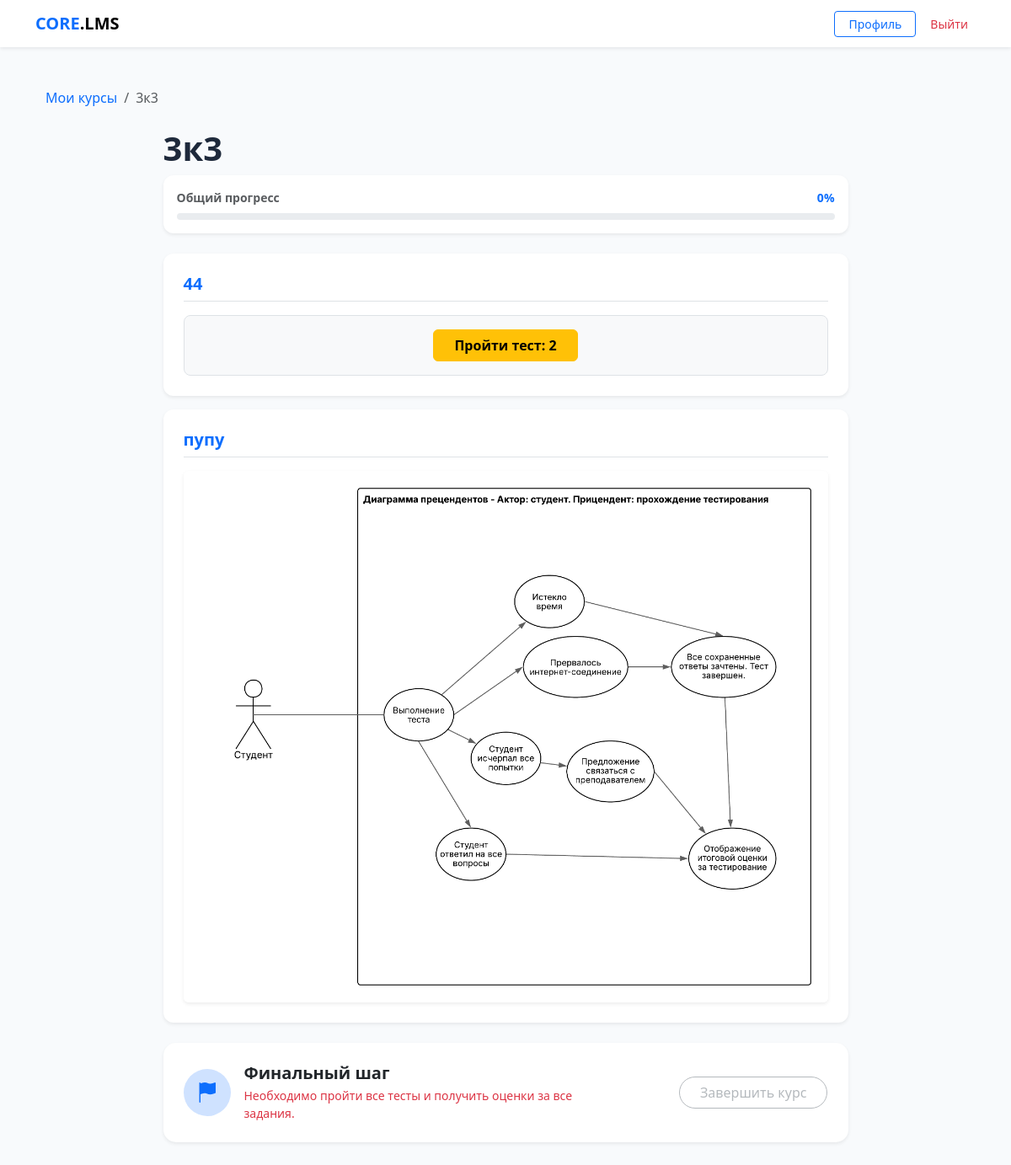
The page /course/7/ (signed in) on the database its author committed.
### core/models.py (models this page shows, shortened)
class Course(models.Model):
    title = models.CharField(max_length=255)
    description = models.TextField(blank=True)
    author = models.ForeignKey(CustomUser, on_delete=models.CASCADE, related_name='authored_courses')
    groups = models.ManyToManyField(Group, related_name='available_courses', blank=True)
    created_at = models.DateTimeField(auto_now_add=True)
    available_from = models.DateTimeField(null=True, blank=True,
        help_text='Дата открытия курса. Пусто — доступен сразу.')
    available_until = models.DateTimeField(null=True, blank=True,
        help_text='Дата закрытия курса. Пусто — бессрочно.')
    allow_self_enroll = models.BooleanField(default=False,
        help_text='Разрешить студентам подключаться по коду доступа')
    access_code = models.CharField(max_length=32, blank=True, null=True,
        help_text='Код для самостоятельного подключения к курсу')

class ContentBlock(models.Model):
    BLOCK_TYPES = (
        ('text', 'Текст'),
        ('file', 'Файл/Медиа'),
        ('quiz', 'Тест'),
        ('assignment', 'Задание'),
    )
    course = models.ForeignKey(Course, on_delete=models.CASCADE, related_name='blocks')
    section = models.ForeignKey('Section', on_delete=models.SET_NULL,
                                null=True, blank=True, related_name='blocks')
    title = models.CharField(max_length=255)
    block_type = models.CharField(max_length=20, choices=BLOCK_TYPES)
    content_text = models.TextField(blank=True, null=True)
    content_file = models.FileField(upload_to='course_contents/', blank=True, null=True)
    content_quiz = models.ForeignKey(Quiz, on_delete=models.SET_NULL, blank=True, null=True,
                                     related_name='blocks')
    order = models.PositiveIntegerField(default=0)

class Quiz(models.Model):
    course = models.ForeignKey(Course, on_delete=models.CASCADE, related_name='quizzes')
    title = models.CharField(max_length=255)
    max_attempts = models.PositiveIntegerField(
        default=0,
        help_text='0 — неограниченное количество попыток'
    )
    shuffle_questions = models.BooleanField(
        default=False,
        help_text='Перемешивать вопросы случайно для каждого студента'
    )
    time_limit_minutes = models.PositiveIntegerField(
        null=True, blank=True,
        help_text='Ограничение по времени в минутах. Пусто — без ограничений.'
    )
    available_from = models.DateTimeField(null=True, blank=True,
        help_text='Дата открытия теста. Пусто — доступен сразу.')
    available_until = models.DateTimeField(null=True, blank=True,
        help_text='Дата закрытия теста. Пусто — бессрочно.')

### core/views.py (the view, shortened to what this page needs)
# urls.py: path('course/<int:course_id>/', views.course_detail, name='course_detail'),
@login_required
def course_detail(request, course_id):
    if request.user.role == 'student':
        has_access = (
            Course.objects.filter(
                id=course_id,
                groups__in=request.user.groups.all()
            ).exists() or
            CourseEnrollment.objects.filter(
                student=request.user,
                course_id=course_id
            ).exists()
        )
        if not has_access:
            from django.http import Http404
            raise Http404
        course = get_object_or_404(Course, id=course_id)
    else:
        course = get_object_or_404(Course, id=course_id)
    sections = course.sections.prefetch_related('blocks').all()
    loose_blocks = course.blocks.filter(section=None).order_by('order')
    all_blocks = course.blocks.all().order_by('order')
    quiz_ids = all_blocks.filter(block_type='quiz').values_list('content_quiz_id', flat=True)
    quizzes_to_pass = Quiz.objects.filter(id__in=quiz_ids)
    passed_quiz_ids = list(StudentResult.objects.filter(
        student=request.user, quiz__in=quizzes_to_pass
    ).values_list('quiz_id', flat=True).distinct())
    attempts_by_quiz = {}
    for quiz in quizzes_to_pass:
        used = StudentResult.objects.filter(student=request.user, quiz=quiz).count()
        attempts_by_quiz[quiz.id] = {
            'used': used,
            'max': quiz.max_attempts,
            'blocked': quiz.max_attempts > 0 and used >= quiz.max_attempts,
            'left': max(0, quiz.max_attempts - used) if quiz.max_attempts > 0 else None,
        }
    submissions_by_assignment = {}
    section_progress = {}
    total_quizzes = len(quizzes_to_pass)
    passed_count = len(passed_quiz_ids)
    quizzes_ok = total_quizzes <= passed_count
    assignment_blocks = list(all_blocks.filter(block_type='assignment'))
    total_assignments = len(assignment_blocks)
    graded_assignments = sum(
        1 for b in assignment_blocks
        if submissions_by_assignment.get(
            getattr(b, 'assignment', None) and b.assignment.id
        ) and submissions_by_assignment.get(b.assignment.id)
        and submissions_by_assignment[b.assignment.id].status == 'graded'
    )
    assignments_ok = graded_assignments >= total_assignments
    all_quizzes_passed = quizzes_ok and assignments_ok
    assignment_blocks = list(all_blocks.filter(block_type='assignment'))
    total_items = total_quizzes + len(assignment_blocks)
    done_items = passed_count
    overall_pct = int((done_items / total_items) * 100) if total_items > 0 else 100
    completion = CourseCompletion.objects.filter(
        student=request.user, course=course).first()
    return render(request, 'core/course_detail.html', {
        'course': course,
        'sections': sections,
        'loose_blocks': loose_blocks,
        'all_quizzes_passed': all_quizzes_passed,
        'is_completed': completion is not None,
        'completion': completion,
        'passed_quiz_ids': passed_quiz_ids,
        'attempts_by_quiz': attempts_by_quiz,
        'submissions_by_assignment': submissions_by_assignment,
        'section_progress': section_progress,
        'overall_pct': overall_pct,
    })

### core/templates/core/course_detail.html (shortened to what this page needs)
{% extends "core/base.html" %}
{% load core_extras %}
{% block content %}
<div class="container py-4">
    <nav aria-label="breadcrumb" class="mb-4">
        <ol class="breadcrumb">
            <li class="breadcrumb-item"><a href="{% url 'dashboard' %}" class="text-decoration-none">Мои курсы</a></li>
            <li class="breadcrumb-item active">{{ course.title }}</li>
        </ol>
    </nav>
    <div class="row justify-content-center">
        <div class="col-lg-9">
            <h1 class="fw-bold mb-2">{{ course.title }}</h1>
            {% if not is_completed %}
            <div class="card border-0 shadow-sm mb-4 p-3">
                <div class="d-flex justify-content-between align-items-center mb-2">
                    <span class="small fw-semibold text-muted">Общий прогресс</span>
                    <span class="small fw-bold text-primary">{{ overall_pct }}%</span>
                </div>
                <div class="progress" style="height:8px;border-radius:4px;">
                </div>
            </div>
            {% endif %}
            {% if loose_blocks %}
            {% for block in loose_blocks %}
            {% include "core/block_content.html" %}
            {% endfor %}
            {% endif %}
            <div class="card shadow-sm border-0 p-4 mb-5 mt-4" style="border-radius:15px;">
                <div class="row align-items-center">
                    <div class="col-md-8">
                        {% if is_completed %}
                        <div class="d-flex align-items-center gap-3">
                            <div class="bg-success-subtle rounded-circle d-flex align-items-center justify-content-center"
                                 style="width:56px;height:56px;flex-shrink:0;">
                                <i class="bi bi-trophy-fill text-success fs-4"></i>
                            </div>
                            <div>
                                <h5 class="fw-bold mb-1">Поздравляем!</h5>
                                <p class="text-muted mb-0 small">Курс успешно завершён.</p>
                            </div>
                        </div>
                        {% else %}
                        <div class="d-flex align-items-center gap-3">
                            <div class="bg-primary-subtle rounded-circle d-flex align-items-center justify-content-center"
                                 style="width:56px;height:56px;flex-shrink:0;">
                                <i class="bi bi-flag-fill text-primary fs-4"></i>
                            </div>
                            <div>
                                <h5 class="fw-bold mb-1">Финальный шаг</h5>
                                {% if all_quizzes_passed %}
                                <p class="text-success mb-0 small">Все требования выполнены. Можно завершать!</p>
                                {% else %}
                                <p class="text-danger mb-0 small">Необходимо пройти все тесты и получить оценки за все задания.</p>
                                {% endif %}
                            </div>
                        </div>
                        {% endif %}
                    </div>
                    <div class="col-md-4 text-md-end mt-3 mt-md-0">
                        {% if is_completed %}
                        <span class="text-success fw-semibold">
                            <i class="bi bi-check2-all me-1"></i>{{ completion.completed_at|date:"d.m.Y" }}
                        </span>
                        {% else %}
                        <button class="btn btn-outline-secondary px-4 rounded-pill disabled" style="opacity:.5;">
                            Завершить курс
                        </button>
                        {% endif %}
                    </div>
                </div>
            </div>
        </div>
    </div>
</div>
{% endblock %}

### core/templates/core/block_content.html (shortened to what this page needs)
{% load core_extras %}
<div class="card shadow-sm border-0 mb-3 overflow-hidden">
    <div class="card-body p-4">
        <h5 class="fw-bold border-bottom pb-2 mb-3 text-primary">{{ block.title }}</h5>
        {% if block.block_type == 'text' %}
            <div style="line-height:1.7;">{{ block.content_text|linebreaks }}</div>
        {% elif block.block_type == 'file' and block.content_file %}
            <div class="text-center">
                {% with f=block.content_file.url|lower %}
                    {% if ".jpg" in f or ".png" in f or ".jpeg" in f or ".webp" in f %}
                        <img src="{{ block.content_file.url }}" class="img-fluid rounded shadow-sm">
                    {% elif ".mp4" in f or ".webm" in f %}
                        <div class="ratio ratio-16x9 rounded shadow-sm">
                            <video controls class="rounded">
                                <source src="{{ block.content_file.url }}" type="video/mp4">
                            </video>
                        </div>
                    {% elif ".mp3" in f or ".wav" in f or ".m4a" in f %}
                        <audio controls class="w-100">
                            <source src="{{ block.content_file.url }}" type="audio/mpeg">
                        </audio>
                    {% else %}
                        <a href="{{ block.content_file.url }}" class="btn btn-outline-primary" download>
                            <i class="bi bi-download me-2"></i>Скачать материал
                        </a>
                    {% endif %}
                {% endwith %}
            </div>
        {% elif block.block_type == 'quiz' and block.content_quiz %}
            {% with quiz=block.content_quiz %}
            <div class="text-center py-3 bg-light rounded-3 border">
                {% if quiz.id in passed_quiz_ids %}
                    <p class="text-success fw-bold mb-0">
                        <i class="bi bi-check-circle-fill me-2"></i>Тест «{{ quiz.title }}» пройден
                    </p>
                {% else %}
                    {% if quiz.max_attempts > 0 %}
                    {% with att=attempts_by_quiz|lookup:quiz.id %}
                    {% if att %}
                    <div class="mb-2">
                        {% if att.blocked %}
                        <span class="badge bg-danger-subtle text-danger border border-danger-subtle px-3 py-2">
                            <i class="bi bi-lock me-1"></i>Попытки исчерпаны ({{ att.used }}/{{ att.max }})
                        </span>
                        {% else %}
                        <span class="badge bg-light text-muted border px-3 py-2">
                            <i class="bi bi-arrow-repeat me-1"></i>Осталось попыток: {{ att.left }} из {{ att.max }}
                        </span>
                        {% endif %}
                    </div>
                    {% if not att.blocked %}
                    <a href="{% url 'take_quiz' quiz.id %}" class="btn btn-warning fw-bold px-4">
                        Пройти тест: {{ quiz.title }}
                    </a>
                    {% endif %}
                    {% endif %}
                    {% endwith %}
                    {% else %}
                    <a href="{% url 'take_quiz' quiz.id %}" class="btn btn-warning fw-bold px-4">
                        Пройти тест: {{ quiz.title }}
                    </a>
                    {% endif %}
                {% endif %}
            </div>
            {% endwith %}
        {% endif %}
    </div>
</div>

### core/templates/core/base.html (style rules this page uses)
:root { --bg-body: #f8fafc; --bg-card: #ffffff; --border-color: #e2e8f0; --accent: #0d6efd; --text-main: #1e293b; }
body { background-color: var(--bg-body); color: var(--text-main); font-family: 'Segoe UI', system-ui, sans-serif; }
.card { background-color: var(--bg-card); border: 0; border-radius: 12px; box-shadow: 0 1px 3px rgba(0,0,0,0.05); }

### rows shown on the page
Course: title "3к3"
ContentBlock: title "44", content_quiz "2"
ContentBlock: title "пупу", content_file (picture)

### other values the page prints
{{ overall_pct }} "0"
